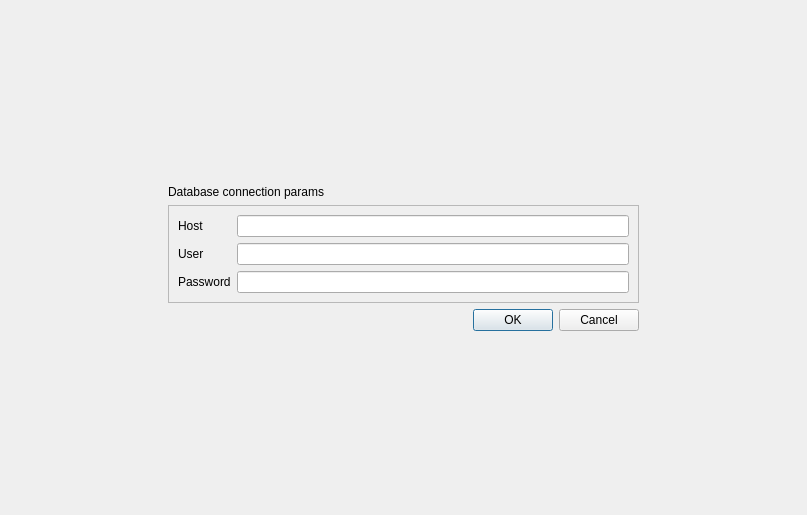
<?xml version="1.0" encoding="UTF-8"?>
<ui version="4.0">
 <class>DatabaseConnForm</class>
 <widget class="QWidget" name="DatabaseConnForm">
  <property name="geometry">
   <rect>
    <x>0</x>
    <y>0</y>
    <width>807</width>
    <height>515</height>
   </rect>
  </property>
  <property name="windowTitle">
   <string>Form</string>
  </property>
  <layout class="QGridLayout" name="gridLayout" rowstretch="0,0,0,0,0" columnstretch="1,3,1">
   <item row="1" column="1">
    <widget class="QLabel" name="label_4">
     <property name="text">
      <string>Database connection params</string>
     </property>
    </widget>
   </item>
   <item row="2" column="2">
    <spacer name="horizontalSpacer_2">
     <property name="orientation">
      <enum>Qt::Orientation::Horizontal</enum>
     </property>
     <property name="sizeHint" stdset="0">
      <size>
       <width>40</width>
       <height>20</height>
      </size>
     </property>
    </spacer>
   </item>
   <item row="0" column="1">
    <spacer name="verticalSpacer">
     <property name="orientation">
      <enum>Qt::Orientation::Vertical</enum>
     </property>
     <property name="sizeHint" stdset="0">
      <size>
       <width>20</width>
       <height>40</height>
      </size>
     </property>
    </spacer>
   </item>
   <item row="2" column="0">
    <spacer name="horizontalSpacer">
     <property name="orientation">
      <enum>Qt::Orientation::Horizontal</enum>
     </property>
     <property name="sizeHint" stdset="0">
      <size>
       <width>40</width>
       <height>20</height>
      </size>
     </property>
    </spacer>
   </item>
   <item row="4" column="1">
    <spacer name="verticalSpacer_2">
     <property name="orientation">
      <enum>Qt::Orientation::Vertical</enum>
     </property>
     <property name="sizeHint" stdset="0">
      <size>
       <width>20</width>
       <height>40</height>
      </size>
     </property>
    </spacer>
   </item>
   <item row="2" column="1">
    <widget class="QFrame" name="frame">
     <property name="frameShape">
      <enum>QFrame::Shape::StyledPanel</enum>
     </property>
     <property name="frameShadow">
      <enum>QFrame::Shadow::Raised</enum>
     </property>
     <layout class="QFormLayout" name="formLayout">
      <item row="0" column="0">
       <widget class="QLabel" name="label">
        <property name="text">
         <string>Host</string>
        </property>
       </widget>
      </item>
      <item row="0" column="1">
       <widget class="QLineEdit" name="lineHost"/>
      </item>
      <item row="1" column="0">
       <widget class="QLabel" name="label_2">
        <property name="text">
         <string>User</string>
        </property>
       </widget>
      </item>
      <item row="1" column="1">
       <widget class="QLineEdit" name="lineUser"/>
      </item>
      <item row="2" column="0">
       <widget class="QLabel" name="label_3">
        <property name="text">
         <string>Password</string>
        </property>
       </widget>
      </item>
      <item row="2" column="1">
       <widget class="QLineEdit" name="linePass">
        <property name="echoMode">
         <enum>QLineEdit::EchoMode::Password</enum>
        </property>
       </widget>
      </item>
     </layout>
    </widget>
   </item>
   <item row="3" column="1">
    <widget class="QDialogButtonBox" name="btnBox">
     <property name="standardButtons">
      <set>QDialogButtonBox::StandardButton::Cancel|QDialogButtonBox::StandardButton::Ok</set>
     </property>
    </widget>
   </item>
  </layout>
 </widget>
 <resources/>
 <connections/>
</ui>
